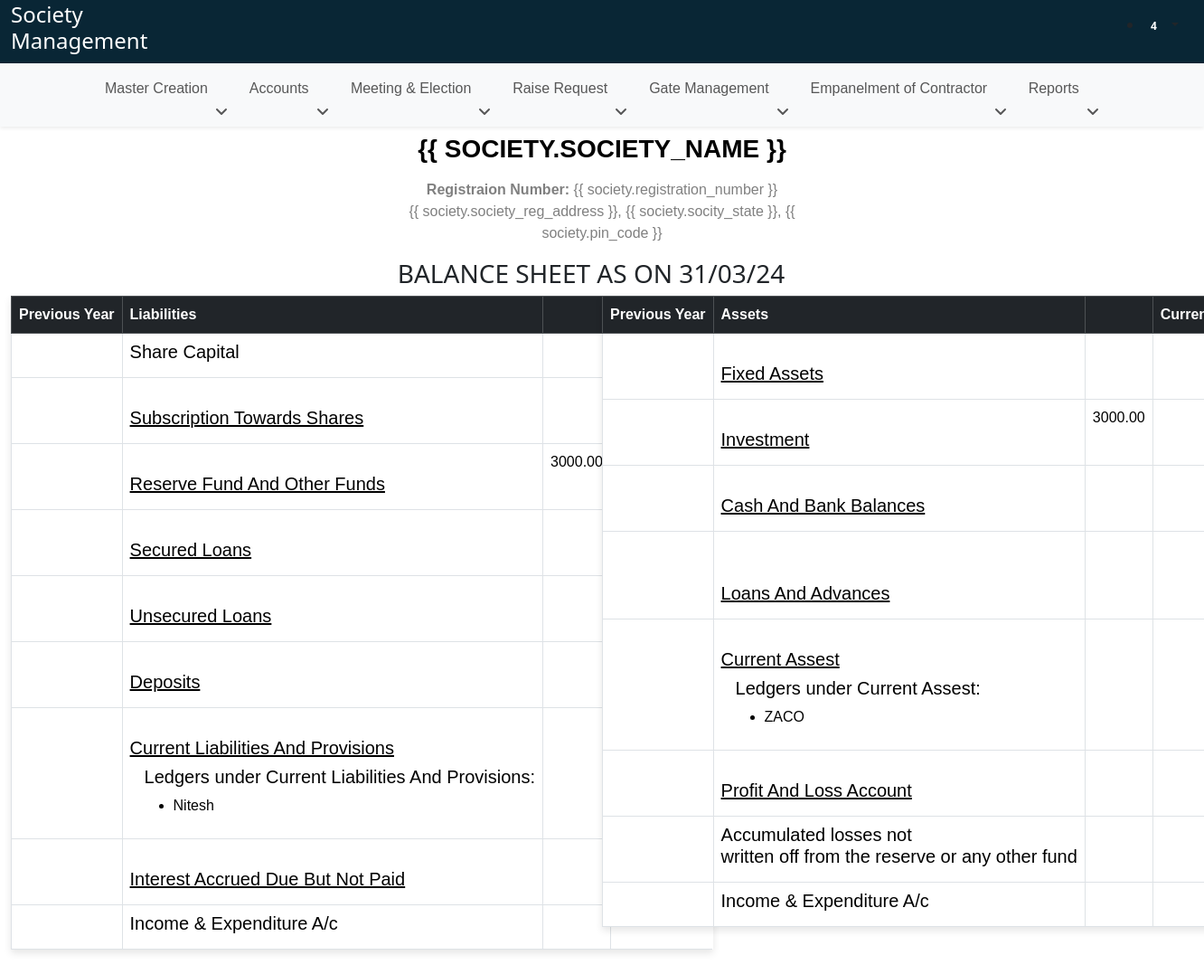
Page /balance_sheet/ on the committed database.
### SocietyApi/models.py (models this page shows, shortened)
class Ledger(models.Model):
    ledger_name = models.CharField(max_length=200)
    nature = models.CharField(max_length=200)
    gst_number = models.CharField(max_length=200)
    alis = models.CharField(max_length=200)
    based_on = models.CharField(max_length=200, null=True, blank=True)
    contact_person_name = models.CharField(max_length=200)
    group_name = models.CharField(max_length=200)
    area = models.CharField(max_length=200, null=True, blank=True)
    contact_person_number = models.CharField(max_length=200)
    pan_number = models.CharField(max_length=200)
    fixed = models.CharField(max_length=200, null=True, blank=True)
    contact_person_email = models.CharField(max_length=200)
    address = models.CharField(max_length=200)
    country = models.CharField(max_length=200)
    state = models.CharField(max_length=200)
    city = models.CharField(max_length=200)
    pin_code = models.CharField(max_length=200)
    beneficiary_name = models.CharField(max_length=200)
    account_no = models.CharField(max_length=200)
    ifsc_code = models.CharField(max_length=200)
    bank_name = models.CharField(max_length=200)
    branch_name = models.CharField(max_length=200, null=True, blank=True)
    opening_balance = models.CharField(max_length=200)
    dr_cr = models.CharField(max_length=200)

### SocietyApp/views.py (the view)
# urls.py: path('balance_sheet/', views.balance_sheet, name='balance_sheet'),
def balance_sheet(request):
    datatable_columns = [0, 1]
    group1 = defaultdict(list)
    all_cost_center_group = get_all_child_investments(Childs.objects.get(name="Subscription Towards Shares"), cost_center=False, balance_sheet=True)
    all_cost_center_group.append("Subscription Towards Shares")
    filtered_ledgers = Ledger.objects.filter(group_name__in=all_cost_center_group)
    for ledger in filtered_ledgers:
        group1[ledger.group_name].append(ledger.ledger_name)
    group1 = dict(group1)
    group2 = defaultdict(list)
    all_cost_center_group = get_all_child_investments(Childs.objects.get(name="Reserve Fund And Other Funds"), cost_center=False, balance_sheet=True)
    all_cost_center_group.append("Reserve Fund And Other Funds")
    filtered_ledgers = Ledger.objects.filter(group_name__in=all_cost_center_group)
    for ledger in filtered_ledgers:
        group2[ledger.group_name].append(ledger.ledger_name)
    group2 = dict(group2)
    group3 = defaultdict(list)
    all_cost_center_group = get_all_child_investments(Childs.objects.get(name="Secured Loans"), cost_center=False, balance_sheet=True)
    all_cost_center_group.append("Secured Loans")
    filtered_ledgers = Ledger.objects.filter(group_name__in=all_cost_center_group)
    for ledger in filtered_ledgers:
        group3[ledger.group_name].append(ledger.ledger_name)
    group3 = dict(group3)
    group4 = defaultdict(list)
    all_cost_center_group = get_all_child_investments(Childs.objects.get(name="Unsecured Loans"), cost_center=False, balance_sheet=True)
    all_cost_center_group.append("Unsecured Loans")
    filtered_ledgers = Ledger.objects.filter(group_name__in=all_cost_center_group)
    for ledger in filtered_ledgers:
        group4[ledger.group_name].append(ledger.ledger_name)
    group4 = dict(group4)
    group5 = defaultdict(list)
    all_cost_center_group = get_all_child_investments(Childs.objects.get(name="Deposits"), cost_center=False, balance_sheet=True)
    all_cost_center_group.append("Deposits")
    filtered_ledgers = Ledger.objects.filter(group_name__in=all_cost_center_group)
    for ledger in filtered_ledgers:
        group5[ledger.group_name].append(ledger.ledger_name)
    group5 = dict(group5)
    group6 = defaultdict(list)
    all_cost_center_group = get_all_child_investments(Childs.objects.get(name="Current Liabilities And Provisions"), cost_center=False, balance_sheet=True)
    all_cost_center_group.append("Current Liabilities And Provisions")
    filtered_ledgers = Ledger.objects.filter(group_name__in=all_cost_center_group)
    for ledger in filtered_ledgers:
        group6[ledger.group_name].append(ledger.ledger_name)
    group6 = dict(group6)
    group7 = defaultdict(list)
    all_cost_center_group = get_all_child_investments(Childs.objects.get(name="Interest Accrued Due But Not Paid"), cost_center=False, balance_sheet=True)
    all_cost_center_group.append("Interest Accrued Due But Not Paid")
    filtered_ledgers = Ledger.objects.filter(group_name__in=all_cost_center_group)
    for ledger in filtered_ledgers:
        group7[ledger.group_name].append(ledger.ledger_name)
    group7 = dict(group7)
    group8 = defaultdict(list)
    all_cost_center_group = get_all_child_investments(Childs.objects.get(name="Fixed Assets"), cost_center=False, balance_sheet=True)
    all_cost_center_group.append("Fixed Assets")
    filtered_ledgers = Ledger.objects.filter(group_name__in=all_cost_center_group)
    for ledger in filtered_ledgers:
        group8[ledger.group_name].append(ledger.ledger_name)
    group8 = dict(group8)
    group9 = defaultdict(list)
    all_cost_center_group = get_all_child_investments(Childs.objects.get(name="Investment"), cost_center=False, balance_sheet=True)
    all_cost_center_group.append("Investment")
    filtered_ledgers = Ledger.objects.filter(group_name__in=all_cost_center_group)
    for ledger in filtered_ledgers:
        group9[ledger.group_name].append(ledger.ledger_name)
    group9 = dict(group9)
    group10 = defaultdict(list)
    all_cost_center_group = get_all_child_investments(Childs.objects.get(name="Cash And Bank Balances"), cost_center=False, balance_sheet=True)
    all_cost_center_group.append("Cash And Bank Balances")
    filtered_ledgers = Ledger.objects.filter(group_name__in=all_cost_center_group)
    for ledger in filtered_ledgers:
        group10[ledger.group_name].append(ledger.ledger_name)
    group10 = dict(group10)
    group11 = defaultdict(list)
    all_cost_center_group = get_all_child_investments(Childs.objects.get(name="Loans And Advances"), cost_center=False, balance_sheet=True)
    all_cost_center_group.append("Loans And Advances")
    filtered_ledgers = Ledger.objects.filter(group_name__in=all_cost_center_group)
    for ledger in filtered_ledgers:
        group11[ledger.group_name].append(ledger.ledger_name)
    group11 = dict(group11)
    group12 = defaultdict(list)
    all_cost_center_group = get_all_child_investments(Childs.objects.get(name="Current Assest"), cost_center=False, balance_sheet=True)
    all_cost_center_group.append("Current Assest")
    filtered_ledgers = Ledger.objects.filter(group_name__in=all_cost_center_group)
    for ledger in filtered_ledgers:
        group12[ledger.group_name].append(ledger.ledger_name)
    group12 = dict(group12)
    group13 = defaultdict(list)
    all_cost_center_group = get_all_child_investments(Childs.objects.get(name="Profit And Loss Account"), cost_center=False, balance_sheet=True)
    all_cost_center_group.append("Profit And Loss Account")
    filtered_ledgers = Ledger.objects.filter(group_name__in=all_cost_center_group)
    for ledger in filtered_ledgers:
        group13[ledger.group_name].append(ledger.ledger_name)
    group13 = dict(group13)
    return render(request, 'balance_sheet.html', {
        'datatable_columns': datatable_columns,
        'group1': group1,
        'group2': group2,
        'group3': group3,
        'group4': group4,
        'group5': group5,
        'group6': group6,
        'group7': group7,
        'group8': group8,
        'group9': group9,
        'group10': group10,
        'group11': group11,
        'group12': group12,
        'group13': group13,
    })

### SocietyApp/context_processors.py (called while the page is built)
def global_context(request):
    society_exists = SocietyCreation.objects.exists()
    return {'society_exists': society_exists}

### SocietyApp/models.py (called while the page is built)
    def __str__(self):
        return self.name

### SocietyApp/views.py (called while the page is built)
def get_all_child_investments(parent, cost_center=False, balance_sheet=False):
    all_childs = []
    balance_sheet_childs = []
    def traverse_children(investment, depth=0):
        child = 0
        if cost_center:
            children = investment.cost_center.all()
        else:
            children = investment.children.all()
        if children:
            for child in children:
                show = f"{'→'* depth} {child}"
                if balance_sheet:
                    balance_sheet_childs.append(child)
                else:
                    all_childs.append(show)
                traverse_children(child, depth + 1)
    traverse_children(parent)
    if balance_sheet:
        return balance_sheet_childs
    return all_childs

### templates/balance_sheet.html (shortened to what this page needs)
{% extends 'base.html' %}
{% load static %}
{% block body %}
<div class="container-fluid mb-5">
    <div class="row">
        <div class="col-lg-5 ms-auto me-auto" id="societyHead">
          {% verbatim %}
          <div class="text-center mt-2" id="print-head">
            <h3 id="heading" style="color: #000 !important; font-family: 'Calibri', sans-serif;"><b>{{ society.society_name }}</b></h3>
            <p style="font-family: 'Calibri', sans-serif;" class="mt-3 p-0 mb-0 print-head-content"><b>Registraion Number: </b> <span>{{ society.registration_number }}</span></p>
            <p style="font-family: 'Calibri', sans-serif;" class="print-head-content">{{ society.society_reg_address }}, {{ society.socity_state }}, {{ society.pin_code }}</p>
          </div>
          {% endverbatim %}
    </div>
    <div class="row">
      <h3 class="text-center">BALANCE SHEET AS ON 31/03/24</h3>
      <div class="col-lg-6">
        <table class="table table-bordered">
          <thead class="dark-border table-dark">
            <tr>
              <th scope="col">Previous Year</th>
              <th scope="col">Liabilities</th>
              <th></th>
              <th scope="col">Current Year</th>
            </tr>
          </thead>
          <tbody>
            <tr>
              <td></td>
              <td><h5>Share Capital</h5></td>
              <td></td>
            </tr>
            <tr>
            <tr>
              <td></td>
              <td>
                <br>
                <h5><u>Subscription Towards Shares</u></h5>
              </td>
              <td></td>
            </tr>
            <tr>
              <td></td>
              <td>
                <br>
                <h5><u>Reserve Fund And Other Funds</u></h5>
              </td>
              <td>3000.00</td>
            </tr>
            <tr>
              <td></td>
              <td>
                <br>
                <h5><u>Secured Loans</u></h5>
              </td>
              <td></td>
            </tr>
            <tr>
              <td></td>
              <td>
                <br>
                <h5><u>Unsecured Loans</u></h5>
              </td>
              <td></td>
            </tr>
            <tr>
              <td></td>
              <td>
                <br>
                <h5><u>Deposits</u></h5>
              </td>
              <td></td>
            </tr>
            <tr>
              <td></td>
              <td>
                <br>
                <h5><u>Current Liabilities And Provisions</u></h5>
                <div class="ms-3">
                  {% for group, items in group6.items %}
                  <h5>Ledgers under {{ group }}:</h5>
                  <ul>
                      {% for item in items %}
                          <li>{{ item }}</li>
                      {% endfor %}
                  </ul>
                  {% endfor %}
                </div>
              </td>
              <td></td>
            </tr>
            <tr>
              <td></td>
              <td>
                <br>
                <h5><u>Interest Accrued Due But Not Paid</u></h5>
              </td>
              <td></td>
            </tr>
            <tr>
              <td></td>
              <td><h5>Income & Expenditure A/c</h5></td>
              <td></td>
            </tr>
          </tbody>
        </table>
      </div>
      <div class="col-lg-6">
        <table class="table table-bordered">
          <thead class="table-dark">
            <tr>
              <th scope="col">Previous Year</th>
              <th scope="col">Assets</th>
              <th></th>
              <th scope="col">Current Year</th>
            </tr>
          </thead>
          <tbody>
            <tr>
              <td></td>
              <td>
                <br>
                <h5><u>Fixed Assets</u></h5>
              </td>
              <td></td>
            </tr>
            <tr>
              <td></td>
              <td>
                <br>
                <h5><u>Investment</u></h5>
              </td>
              <td>3000.00</td>
            </tr>
            <tr>
              <td></td>
              <td>
                <br><h5><u>Cash And Bank Balances</u></h5>
              <td>
              <td></td>
            </tr>
            <tr>
              <td></td>
              <td>
                <br>
                <br>
                <h5><u>Loans And Advances</u></h5>
              </td>
              <td></td>
            </tr>
            <tr>
              <td></td>
              <td>
                <br>
                <h5><u>Current Assest</u></h5>
                <div class="ms-3">
                  {% for group, items in group12.items %}
                  <h5>Ledgers under {{ group }}:</h5>
                  <ul>
                      {% for item in items %}
                          <li>{{ item }}</li>
                      {% endfor %}
                  </ul>
                  {% endfor %}
                </div>
              </td>
              <td></td>
            </tr>
            <tr>
              <td></td>
              <td>
                <br>
                <h5><u>Profit And Loss Account</u></h5>
              </td>
              <td></td>
            </tr>
            <tr>
              <td></td>
              <td><h5>Accumulated losses not <br>written off from the reserve or any other fund</h5></td>
              <td></td>
            </tr>
            <tr>
              <td></td>
              <td><h5>Income & Expenditure A/c</h5></td>
              <td></td>
            </tr>
          </tbody>
        </table>
      </div>
    </div>
</div>
{% endblock body %}

### static/css/society_common.css (style rules this page uses)
* { margin: 0; padding: 0 }
p { color: grey }
#heading { text-transform: uppercase; color: #2b96f1; font-weight: bold; }
th, td { white-space: nowrap; }
table { border-collapse: collapse; width: 100%; font-family: 'Calibri', sans-serif; }
thead th { padding: 10px; text-align: left; font-weight: bold; }
thead th:nth-child(1), thead th:nth-child(2) { position: sticky; left: 0; z-index: 2; }
table { box-shadow: 0 4px 8px rgba(0, 0, 0, 0.1); }
* { box-sizing: border-box; margin: 0; padding: 0; }

### rows in the picture
Ledger: group6 "Current Liabilities And Provisions", items "Nitesh"
Ledger: group12 "Current Assest", items "ZACO"
